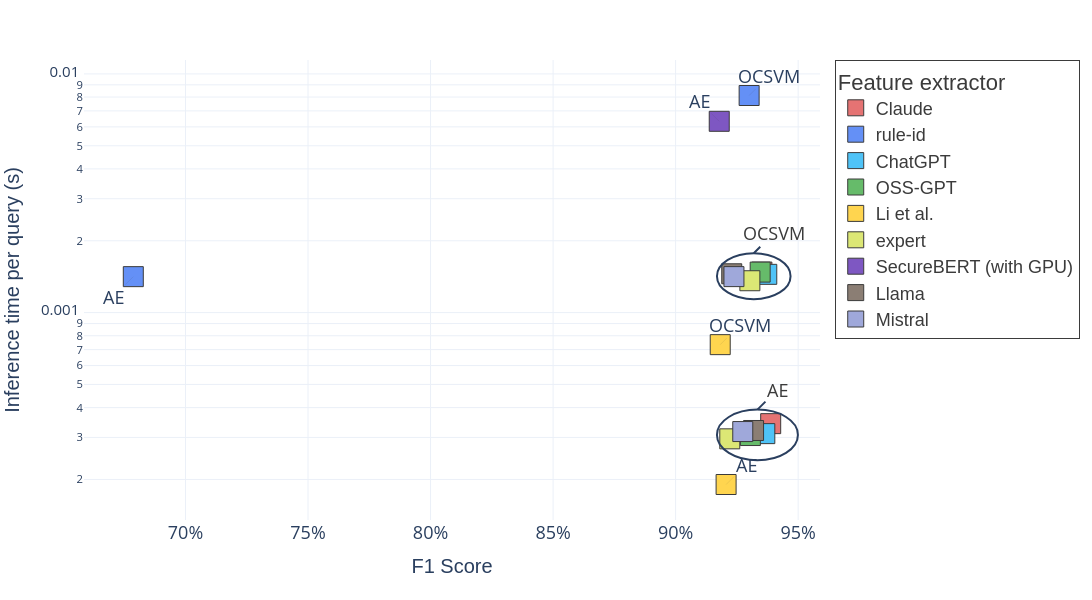

Notebook code for this chart:
### Code cell
#  "fone" is of the form "XX.XX%", we need to transform this into float to have a correct figure.
def remove_model(df, names):
    if isinstance(names, str):
        names = [names]
    df = df[~df["model"].isin(names)].copy()
    return df


merged_df["fone"] = merged_df["fone"].str.rstrip("%").astype(float)
manual_position_offsets = {
    "GAUR and OCSVM-scaler-ruleid": (20, -20),
    "GAUR and AE-scaler-ruleid": (-20, 20),
    "SecureBERT and AE": (-20, -20),
    "Li and OCSVM-scaler": (20, -20),
    "Li and AE-scaler": (20, -20),
}

merged_df["position_offset"] = merged_df["model"].map(manual_position_offsets)
merged_df_1 = remove_model(merged_df, ["SecureBERT and OCSVM"])


fig = px.scatter(
    merged_df_1,
    x="fone",
    y="inference_seconds",
    color="Model type",
    log_y=True,
    color_discrete_sequence=[
        "#E57373",
        "#6490f6",
        "#4FC3F7",
        "#66BB6A",
        "#ffd54f",
        "#DCE775",
        "#7E57C2",
        "#8b7e74",
        "#9fa8da",
    ],
    labels={"fone": "F1 Score", "inference_seconds": "Inference time per query (s)"},
    height=600,
    width=1200,
    template="plotly_white",
)

fig.update_traces(
    marker=dict(
        size=20,
        symbol="square",
        line=dict(
            width=1,
            color="#3b3b3b",
        ),
    ),
    selector=dict(mode="markers"),
)

fig.update_layout(
    legend=dict(
        orientation="v",
        # y=0,
        # x=0,
        title=dict(text="Feature extractor"),
        bgcolor="rgba(255, 255, 255, 0.5)",
        bordercolor="#3b3b3b",
        borderwidth=1,
        font=dict(size=18, family="Arial", color="#3b3b3b"),

    ),
    xaxis=dict(
        title_font=dict(size=20, family="Arial"),  # x-axis label
        tickfont=dict(size=18),  # x-axis tick labels
        ticksuffix="%",
    ),
    yaxis=dict(
        title_font=dict(size=20, family="Arial"),  # y-axis label
        tickfont=dict(size=15),  # y-axis tick labels
    ),
)
# Annotation for group of models:
fig.update_layout(
    shapes=[
        # OCSVM
        dict(
            # Placed Relative to the Axis Position and Length
            type="circle",
            xref="x domain",
            yref="y domain",
            x0=0.86,
            x1=0.96,
            y0=0.48,
            y1=0.58,
        ),

        # AE
        dict(
            # Placed Relative to the Axis Position and Length
            type="circle",
            xref="x domain",
            yref="y domain",
            x0=0.86,
            x1=0.97,
            y0=0.24,
            y1=0.13,
        )
    ]
)

fig.add_annotation(
    xref="x domain",
    yref="y domain",
    x=(0.86 + 0.96) / 2,
    y=0.58,
    text="OCSVM",
    ax=20,  # Offset en pixel
    ay=-20,
    showarrow=True,  # shows the connecting line
    arrowhead=0,
    font=dict(size=18, color="#3b3b3b"),
    arrowsize=1,
    arrowwidth=2,
)

fig.add_annotation(
    xref="x domain",
    yref="y domain",
    x=(0.86 + 0.97) / 2,
    y=0.24,
    text="AE",
    ax=20,  # Offset en pixel
    ay=-20,
    showarrow=True,  # shows the connecting line
    arrowhead=0,
    font=dict(size=18, color="#3b3b3b"),
    arrowsize=1,
    arrowwidth=2,
)


# Annotations regarding model types.
for i, row in merged_df_1.iterrows():
    pos = row["position_offset"]
    if isinstance(pos, float):  # means NAN
        continue

    ax, ay = row["position_offset"]
    fig.add_annotation(
        x=row["fone"],
        y=math.log10(row["inference_seconds"]),
        text=row["display name"],
        showarrow=True,  # shows the connecting line
        arrowhead=0,
        ax=ax,  # Offset en pixel
        ay=ay,
        font=dict(size=18),
        arrowcolor="#3b3b3b",
        arrowsize=1,
        arrowwidth=0.1,
    )
fig.write_image("plot.pdf")
fig.show()

### Figure 1 — Plotly figure (JSON) as saved in the notebook; plotly's stock layout.template omitted (floating-point values rounded to 4 significant figures)
{"data": [{"hovertemplate": "Model type=Claude<br>F1 Score=%{x}<br>Inference time per query (s)=%{y}<extra></extra>", "legendgroup": "Claude", "marker": {"color": "#E57373", "line": {"color": "#3b3b3b", "width": 1}, "size": 20, "symbol": "square"}, "mode": "markers", "name": "Claude", "orientation": "v", "showlegend": true, "type": "scatter", "x": [93.52, 93.88], "xaxis": "x", "y": [0.001478, 0.0003426], "yaxis": "y"}, {"hovertemplate": "Model type=rule-id<br>F1 Score=%{x}<br>Inference time per query (s)=%{y}<extra></extra>", "legendgroup": "rule-id", "marker": {"color": "#6490f6", "line": {"color": "#3b3b3b", "width": 1}, "size": 20, "symbol": "square"}, "mode": "markers", "name": "rule-id", "orientation": "v", "showlegend": true, "type": "scatter", "x": [93, 67.87], "xaxis": "x", "y": [0.00812, 0.001415], "yaxis": "y"}, {"hovertemplate": "Model type=ChatGPT<br>F1 Score=%{x}<br>Inference time per query (s)=%{y}<extra></extra>", "legendgroup": "ChatGPT", "marker": {"color": "#4FC3F7", "line": {"color": "#3b3b3b", "width": 1}, "size": 20, "symbol": "square"}, "mode": "markers", "name": "ChatGPT", "orientation": "v", "showlegend": true, "type": "scatter", "x": [93.72, 93.64], "xaxis": "x", "y": [0.001446, 0.0003111], "yaxis": "y"}, {"hovertemplate": "Model type=OSS-GPT<br>F1 Score=%{x}<br>Inference time per query (s)=%{y}<extra></extra>", "legendgroup": "OSS-GPT", "marker": {"color": "#66BB6A", "line": {"color": "#3b3b3b", "width": 1}, "size": 20, "symbol": "square"}, "mode": "markers", "name": "OSS-GPT", "orientation": "v", "showlegend": true, "type": "scatter", "x": [93.45, 93.05], "xaxis": "x", "y": [0.001478, 0.0003055], "yaxis": "y"}, {"hovertemplate": "Model type=Li et al.<br>F1 Score=%{x}<br>Inference time per query (s)=%{y}<extra></extra>", "legendgroup": "Li et al.", "marker": {"color": "#ffd54f", "line": {"color": "#3b3b3b", "width": 1}, "size": 20, "symbol": "square"}, "mode": "markers", "name": "Li et al.", "orientation": "v", "showlegend": true, "type": "scatter", "x": [92.06, 91.82], "xaxis": "x", "y": [0.0001905, 0.0007341], "yaxis": "y"}, {"hovertemplate": "Model type=expert<br>F1 Score=%{x}<br>Inference time per query (s)=%{y}<extra></extra>", "legendgroup": "expert", "marker": {"color": "#DCE775", "line": {"color": "#3b3b3b", "width": 1}, "size": 20, "symbol": "square"}, "mode": "markers", "name": "expert", "orientation": "v", "showlegend": true, "type": "scatter", "x": [93.03, 92.21], "xaxis": "x", "y": [0.00136, 0.0002959], "yaxis": "y"}, {"hovertemplate": "Model type=SecureBERT (with GPU)<br>F1 Score=%{x}<br>Inference time per query (s)=%{y}<extra></extra>", "legendgroup": "SecureBERT (with GPU)", "marker": {"color": "#7E57C2", "line": {"color": "#3b3b3b", "width": 1}, "size": 20, "symbol": "square"}, "mode": "markers", "name": "SecureBERT (with GPU)", "orientation": "v", "showlegend": true, "type": "scatter", "x": [91.78], "xaxis": "x", "y": [0.00633], "yaxis": "y"}, {"hovertemplate": "Model type=Llama<br>F1 Score=%{x}<br>Inference time per query (s)=%{y}<extra></extra>", "legendgroup": "Llama", "marker": {"color": "#8b7e74", "line": {"color": "#3b3b3b", "width": 1}, "size": 20, "symbol": "square"}, "mode": "markers", "name": "Llama", "orientation": "v", "showlegend": true, "type": "scatter", "x": [92.29, 93.18], "xaxis": "x", "y": [0.001454, 0.0003207], "yaxis": "y"}, {"hovertemplate": "Model type=Mistral<br>F1 Score=%{x}<br>Inference time per query (s)=%{y}<extra></extra>", "legendgroup": "Mistral", "marker": {"color": "#9fa8da", "line": {"color": "#3b3b3b", "width": 1}, "size": 20, "symbol": "square"}, "mode": "markers", "name": "Mistral", "orientation": "v", "showlegend": true, "type": "scatter", "x": [92.38, 92.74], "xaxis": "x", "y": [0.001415, 0.0003175], "yaxis": "y"}], "layout": {"annotations": [{"arrowhead": 0, "arrowsize": 1, "arrowwidth": 2, "ax": 20, "ay": -20, "font": {"color": "#3b3b3b", "size": 18}, "showarrow": true, "text": "OCSVM", "x": 0.91, "xref": "x domain", "y": 0.58, "yref": "y domain"}, {"arrowhead": 0, "arrowsize": 1, "arrowwidth": 2, "ax": 20, "ay": -20, "font": {"color": "#3b3b3b", "size": 18}, "showarrow": true, "text": "AE", "x": 0.915, "xref": "x domain", "y": 0.24, "yref": "y domain"}, {"arrowcolor": "#3b3b3b", "arrowhead": 0, "arrowsize": 1, "arrowwidth": 0.1, "ax": 20, "ay": -20, "font": {"size": 18}, "showarrow": true, "text": "OCSVM", "x": 93, "y": -2.09}, {"arrowcolor": "#3b3b3b", "arrowhead": 0, "arrowsize": 1, "arrowwidth": 0.1, "ax": -20, "ay": 20, "font": {"size": 18}, "showarrow": true, "text": "AE", "x": 67.87, "y": -2.849}, {"arrowcolor": "#3b3b3b", "arrowhead": 0, "arrowsize": 1, "arrowwidth": 0.1, "ax": 20, "ay": -20, "font": {"size": 18}, "showarrow": true, "text": "AE", "x": 92.06, "y": -3.72}, {"arrowcolor": "#3b3b3b", "arrowhead": 0, "arrowsize": 1, "arrowwidth": 0.1, "ax": 20, "ay": -20, "font": {"size": 18}, "showarrow": true, "text": "OCSVM", "x": 91.82, "y": -3.134}, {"arrowcolor": "#3b3b3b", "arrowhead": 0, "arrowsize": 1, "arrowwidth": 0.1, "ax": -20, "ay": -20, "font": {"size": 18}, "showarrow": true, "text": "AE", "x": 91.78, "y": -2.199}], "height": 600, "legend": {"bgcolor": "rgba(255, 255, 255, 0.5)", "bordercolor": "#3b3b3b", "borderwidth": 1, "font": {"color": "#3b3b3b", "family": "Arial", "size": 18}, "orientation": "v", "title": {"text": "Feature extractor"}, "tracegroupgap": 0}, "margin": {"t": 60}, "shapes": [{"type": "circle", "x0": 0.86, "x1": 0.96, "xref": "x domain", "y0": 0.48, "y1": 0.58, "yref": "y domain"}, {"type": "circle", "x0": 0.86, "x1": 0.97, "xref": "x domain", "y0": 0.24, "y1": 0.13, "yref": "y domain"}], "width": 1200, "xaxis": {"anchor": "y", "domain": [0, 1], "tickfont": {"size": 18}, "ticksuffix": "%", "title": {"font": {"family": "Arial", "size": 20}, "text": "F1 Score"}}, "yaxis": {"anchor": "x", "domain": [0, 1], "tickfont": {"size": 15}, "title": {"font": {"family": "Arial", "size": 20}, "text": "Inference time per query (s)"}, "type": "log"}}}
